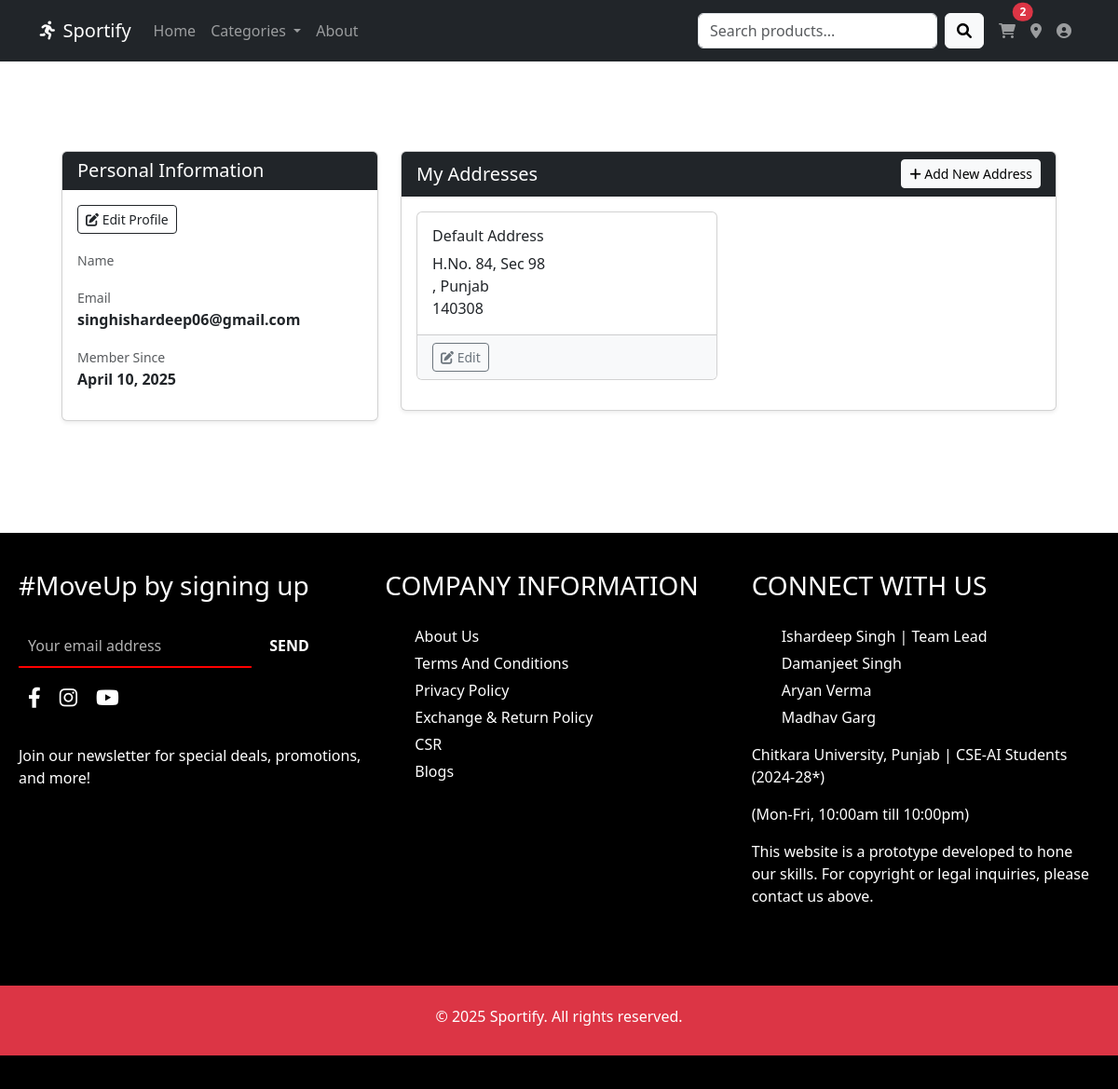
The page /user/profile/ (signed in) on the database its author committed.
### user_app/models.py (models this page shows, shortened)
class Address(models.Model):
    user = models.ForeignKey(User, on_delete=models.CASCADE, related_name='addresses')
    name = models.CharField(max_length=100, blank=True)
    house_street = models.CharField(max_length=255)
    city = models.CharField(max_length=100)
    state = models.CharField(max_length=100)
    pincode = models.CharField(max_length=10)
    is_default = models.BooleanField(default=False)  # <-- Add this

### user_app/views.py (the view)
# urls.py: path('profile/', views.profile, name='profile'),
@login_required
def profile(request):
    addresses = Address.objects.filter(user=request.user)
    context = {
        'user': request.user,
        'addresses': addresses,
    }
    return render(request, 'user_app/profile.html', context)

### cart_app/context_processors.py (called while the page is built)
def cart_count(request):
    count = 0
    if request.user.is_authenticated and request.session.get('user_token'):
        count = CartItem.objects.filter(user=request.user).count()
    return {'cart_count': count}

def categories_processor(request):
    categories = Category.objects.all()
    return {'categories': categories}

def featured_products(request):
    featured = list(Product.objects.all().order_by('?')[:8])
    return {'featured_products': featured}

### user_app/context_processors.py (called while the page is built, shortened)
def user_address(request):
    context = {}
    return context

def user_context(request):
    context = {}
    categories = Category.objects.all()
    context['categories'] = categories
    if request.user.is_authenticated:
        from user_app.models import Address
        user_addresses = Address.objects.filter(user=request.user)
        cart_count = CartItem.objects.filter(user=request.user).count()
        context.update({
            'user_addresses': user_addresses,
            'cart_count': cart_count,
        })
    return context

### templates/user_app/profile.html (shortened to what this page needs)
{% extends 'base.html' %}
{% load static %}
{% block content %}
<div class="container py-5">
    <div class="row">
        <div class="col-md-4">
            <div class="card shadow-sm mb-4">
                <div class="card-header bg-dark text-white">
                    <h5 class="mb-0">Personal Information</h5>
                </div>
                <div class="card-body">
                    <div class="d-flex justify-content-between mb-3">
                        <a href="{% url 'edit_profile' %}" class="btn btn-sm btn-outline-dark">
                            <i class="fas fa-edit"></i> Edit Profile
                        </a>
                    </div>
                    <div class="mb-3">
                        <label class="text-muted small">Name</label>
                    </div>
                    <div class="mb-3">
                        <label class="text-muted small">Email</label>
                        <p class="mb-1 fw-bold">{{ user.email }}</p>
                    </div>
                    <div class="mb-3">
                        <label class="text-muted small">Member Since</label>
                        <p class="mb-1 fw-bold">{{ user.date_joined|date:"F j, Y" }}</p>
                    </div>
                </div>
            </div>
        </div>
        <div class="col-md-8">
            <div class="card shadow-sm">
                <div class="card-header bg-dark text-white d-flex justify-content-between align-items-center">
                    <h5 class="mb-0">My Addresses</h5>
                    <a href="{% url 'add_address' %}" class="btn btn-sm btn-light">
                        <i class="fas fa-plus"></i> Add New Address
                    </a>
                </div>
                <div class="card-body">
                    {% if addresses %}
                        <div class="row">
                            {% for address in addresses %}
                                <div class="col-md-6 mb-3">
                                    <div class="card h-100">
                                        <div class="card-body">
                                            <h6 class="card-title">{{ address.name }}</h6>
                                            <p class="card-text">
                                                {{ address.house_street }}<br>
                                                {{ address.city }}, {{ address.state }}<br>
                                                {{ address.pincode }}
                                            </p>
                                        </div>
                                        <div class="card-footer bg-light d-flex justify-content-between">
                                            <div>
                                                <a href="{% url 'edit_address' address.id %}" class="btn btn-sm btn-outline-secondary">
                                                    <i class="fas fa-edit"></i> Edit
                                                </a>
                                            </div>
                                        </div>
                                    </div>
                                </div>
                            {% endfor %}
                        </div>
                    {% else %}
                        <div class="alert alert-warning">
                            You don't have any saved addresses. <a href="{% url 'add_address' %}">Add one now</a>.
                        </div>
                    {% endif %}
                </div>
            </div>
        </div>
    </div>
</div>
{% endblock %}

### rows shown on the page
Address: name "Default Address", house_street "H.No. 84, Sec 98", state "Punjab", pincode "140308"

### other values the page prints
{{ cart_count|default:"0" }} "2"
{{ user.email }} "singhishardeep06@gmail.com"
{{ user.date_joined|date:"F j, Y" }} "April 10, 2025"
